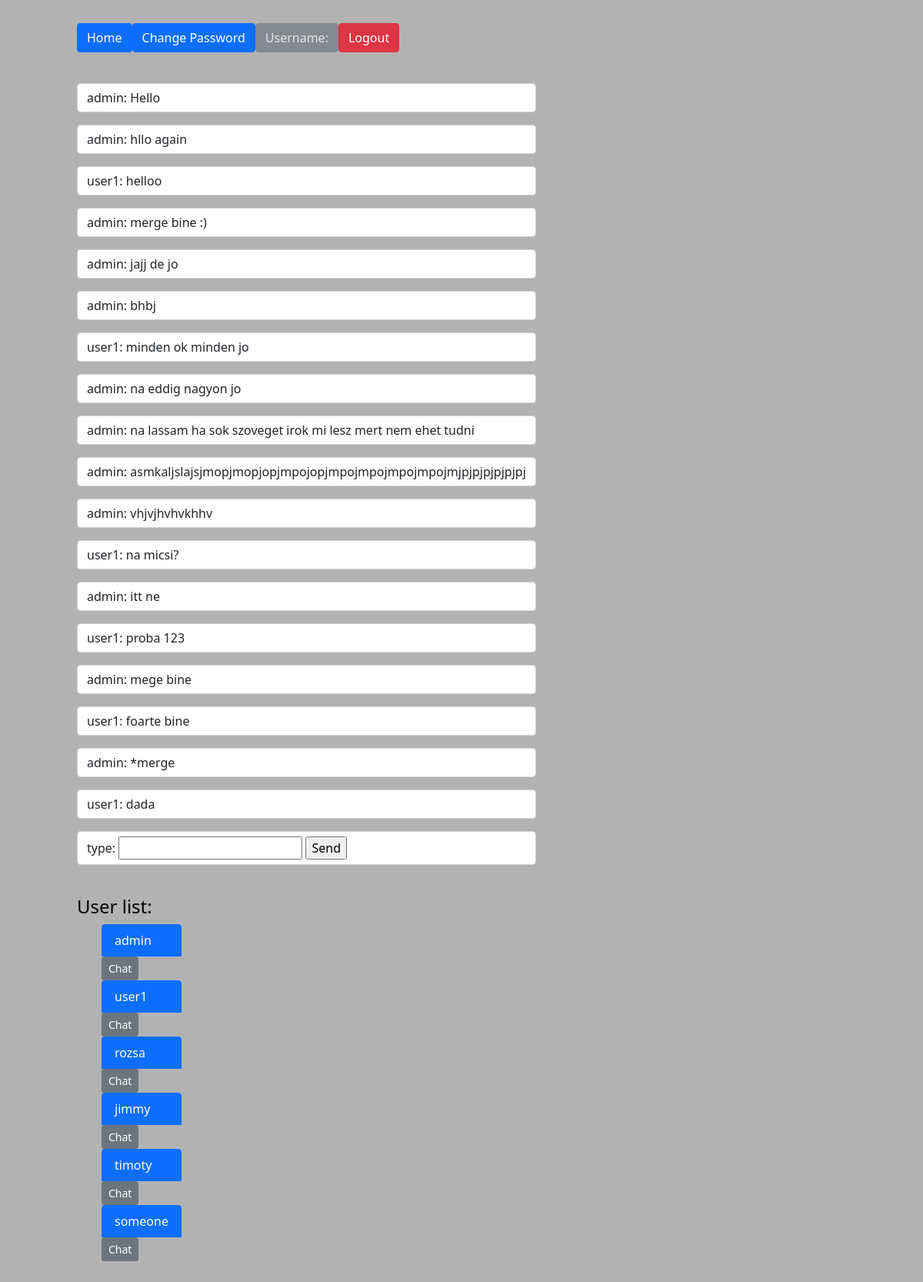
Page /room/10 on the committed database.
### homepage/models.py (models this page shows)
class Message(models.Model):
    text = models.CharField(max_length=100)
    user = models.ForeignKey(User, on_delete=models.CASCADE)
    room = models.ForeignKey(Room, on_delete=models.CASCADE)

### homepage/views.py (the view)
# urls.py: path('room/<int:pk>', RoomView.as_view(), name='room_detail'),
class RoomView(DetailView):
    template_name = 'homepage/room.html'
    model = Room
    context_object_name = 'room'
    def get_context_data(self, **kwargs):
        context = super(RoomView, self).get_context_data(**kwargs)
        context['messages'] = Message.objects.filter(room=self.object)
        context['users'] = User.objects.all()
        return context

### homepage/templates/homepage/room.html (shortened to what this page needs)
{%  include 'base.html' %}
<body>
<a>
  <div class="btn-group" role="group" aria-label="Basic example">
        <a href="{% url 'homepage:home' %}"><button type="button" class="btn btn-primary">Home</button></a>
        <a href="{% url 'password_change' %}"><button type="button" class="btn btn-primary" >Change Password</button></a>
        <a><button type="button" class="btn btn-secondary" disabled>Username: {{ user.username }} </button></a>
        <a href="{% url 'logout' %}"><button type="button" class="btn small btn-danger">Logout</button></a>
    </div>
</a>
<article>
{% for message in messages %}
<p class="form-control">{{ message.user }}: {{ message.text }}</p>
{% endfor %}
<form class="form-control colo" action="{% url 'homepage:message' room.id %}" method="post">
    <label for="message_input">type:</label>
    <input type="text" name="message" id="message_input">
    <input type="submit" value="Send">
</form>
</article>
<article>
<h4>User list:</h4>
    <ul>
        {% for user in users %}
            <li class="list-group">
                <a href="{% url 'homepage:detail' user.id  %}"
                    class="list-group-item list-group-item-action active">{{ user.username }}</a>
                <form action="{% url 'homepage:create_room' %}" method="post">
                <button class="btn btn-secondary btn-sm" type="submit">Chat</button></form>
            </li>
        {% endfor %}
    </ul>
</article>
</body>

### homepage/templates/base.html (shortened to what this page needs)
{% load static %}
<!DOCTYPE html>
<html lang="en">
<head>
    <link href="https://cdn.jsdelivr.net/npm/bootstrap@5.0.0-beta3/dist/css/bootstrap.min.css" rel="stylesheet">
    <link rel="stylesheet" type="text/css" href="{% static 'homepage/style.css' %}">
    <link rel="stylesheet" type="text/css" href="homepage">
</head>
<body>
    <link rel="stylesheet" type="text/css" href="{% static 'homepage/style.css' %}">
</body>
</html>

### homepage/static/homepage/style.css (style rules this page uses)
body { color: black; background: #b3b2b2; float: left; margin-left: 100px; margin-right: 60px; margin-top: 30px; }
li a { color: black; display: table; margin: auto; }
button { color: #6b6be5; }
article { position: center; display: table; margin-top: 40px; margin-bottom: 40px; }

### rows in the picture
Message: user "admin", text "Hello"
Message: user "admin", text "hllo again"
Message: user "user1", text "helloo"
Message: user "admin", text "merge bine :)"
Message: user "admin", text "jajj de jo"
Message: user "admin", text "bhbj"
Message: user "user1", text "minden ok minden jo"
Message: user "admin", text "na eddig nagyon jo"
Message: user "admin", text "na lassam ha sok szoveget irok mi lesz mert nem ehet tudni"
Message: user "admin", text "asmkaljslajsjmopjmopjopjmpojopjmpojmpojmpojmpojmjpjpjpjpjpjpj"
Message: user "admin", text "vhjvjhvhvkhhv"
Message: user "user1", text "na micsi?"
Message: user "admin", text "itt ne"
Message: user "user1", text "proba 123"
Message: user "admin", text "mege bine"
Message: user "user1", text "foarte bine"
Message: user "admin", text "*merge"
Message: user "user1", text "dada"

### other values in the picture
{{ user.username }} "admin"
{{ user.username }} "user1"
{{ user.username }} "rozsa"
{{ user.username }} "jimmy"
{{ user.username }} "timoty"
{{ user.username }} "someone"
